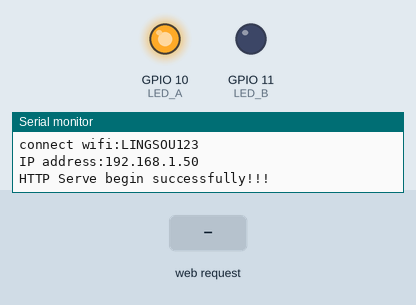
A program run on a simulated ESP32-S3. Parts: output pins drawn as LEDs (lit = HIGH), the last lines printed to the serial monitor. The test bench sets the inputs (shaded band). WiFi joins after 1.5 s; servers stay silent unless stated.

Above: at 2.7 s.
2.8 s: HTTP request GET /update received
At 4.0 s:
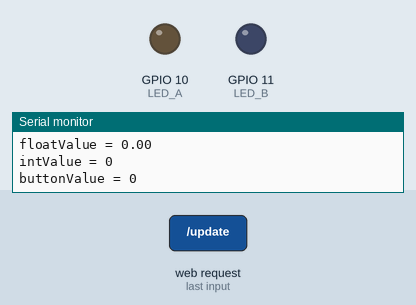
4.3 s: HTTP request GET /update?button=1 received
At 5.2 s:
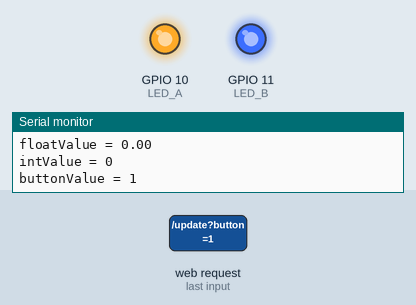
5.8 s: HTTP request GET /update?float=1 received
At 6.3 s:
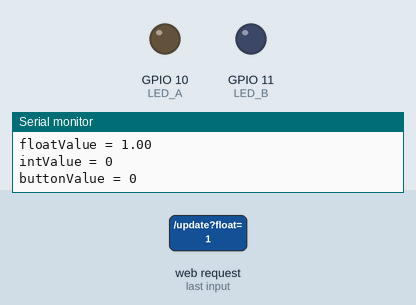
7.3 s: HTTP request GET /update?button=120 received
At 8.7 s:
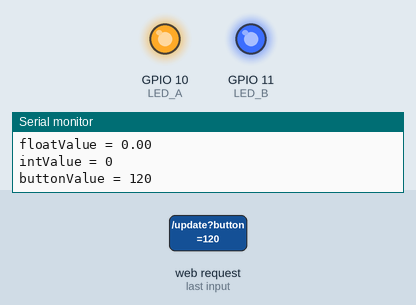
Timing chart, 0 to 9.8 s (numbered marks = the images above; inputs shaded):
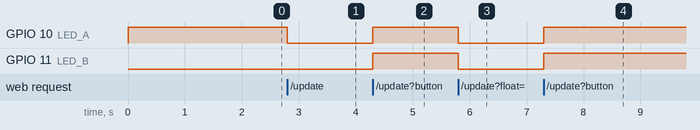

The program:

main.cpp
```cpp
/*
接线说明:该程序应该烧录进合宙的板子中去

程序说明:通过建立一个webServe服务器接受来自客户端的HTTP信息,通过对客户端的信息进行解析得到客户端的某引脚状态,
         根据引脚状态来控制服务器的灯的亮灭状态,实现通过客户端来控制服务器
         当按下客户端的 BOOT 按键时服务器的两颗LED灯关闭,否则灯常亮

注意事项:当该程序只运行一点时,有可能不是他自己的问题,可能是客户端出现问题了,导致服务器无数据可处理,不运行

函数示例:无

作者:灵首

时间:2023_3_20

*/
#include <Arduino.h>
#include <WiFi.h>
#include <WiFiMulti.h>
#include <WebServer.h>

WebServer esp32s3_webServe(80);//实例化一个网页服务的对象
WiFiMulti wifi_multi;  //建立WiFiMulti 的对象,对象名称是 wifi_multi

//通过 ping ipconfig 方法实现找到以下设置参数
IPAddress local_IP(192, 168, 0, 123); // 设置ESP32s3-NodeMCU联网后的IP
IPAddress gateway(192, 168, 0, 1);    // 设置网关IP（通常网关IP是WiFI路由IP）
IPAddress subnet(255, 255, 255, 0);   // 设置子网掩码
IPAddress dns(192,168,0,1);           // 设置局域网DNS的IP（通常局域网DNS的IP是WiFI路由IP）

#define LED_A 10
#define LED_B 11


/*
# brief 连接WiFi的函数
# param 无
# retval 无
*/
void wifi_multi_con(void){
  int i=0;
  while(wifi_multi.run() != WL_CONNECTED){
    delay(1000);
    i++;
    Serial.print(i);
  }

}


/*
# brief 写入自己要连接的WiFi名称及密码,之后会自动连接信号最强的WiFi
# param 无
# retval  无
*/
void wifi_multi_init(void){
  wifi_multi.addAP("LINGSOU123","12345678");
  wifi_multi.addAP("LINGSOU12","12345678");
  wifi_multi.addAP("LINGSOU1","12345678");
  wifi_multi.addAP("LINGSOU234","12345678");   //通过 wifi_multi.addAP() 添加了多个WiFi的信息,当连接时会在这些WiFi中自动搜索最强信号的WiFi连接
}


/*
# brief  处理来自客户端的信息,通过客户端返回的信息找到服务器灯的亮灭信息
# param 无
# retval 无
*/
void handleUpdate(){
  //获取客户端发送的HTTP请求信息中的浮点数,整数以及按键值
  float floatValue = esp32s3_webServe.arg("float").toFloat();
  int intValue = esp32s3_webServe.arg("int").toInt();
  int buttonValue = esp32s3_webServe.arg("button").toInt();

  //发送HTTP响应
  esp32s3_webServe.send(200,"text/plain","Recieved");

  //通过客户端中获取的buttonValue值来设置开发板的LED灯的亮灭
  if(buttonValue == 0){
    digitalWrite(LED_A,0);
    digitalWrite(LED_B,0);
  }
  else{
    digitalWrite(LED_A,1);
    digitalWrite(LED_B,1);
  }

  // 通过串口监视器输出获取到的变量数值
  Serial.print("floatValue = ");  Serial.println(floatValue);
  Serial.print("intValue = ");  Serial.println(intValue);
  Serial.print("buttonValue = ");  Serial.println(buttonValue);
  Serial.print("\n");

}


void esp32s3_webServe_init(){
  esp32s3_webServe.begin();
  esp32s3_webServe.on("/update",handleUpdate);
  Serial.print("HTTP Serve begin successfully!!!\n");
}

void setup() {
  // 启动串口通讯
  Serial.begin(9600);
  Serial.println("");

  //设置LED灯的状态
  pinMode(LED_A,OUTPUT);
  pinMode(LED_B,OUTPUT);
  digitalWrite(LED_A,1);
  digitalWrite(LED_B,0);

  //设置开发板的网络环境
  if(!WiFi.config(local_IP,gateway,subnet)){
    Serial.print("Failed to config the esp32s3 ip!!!");
  }

  //WiFi连接设置
  wifi_multi_init();//储存多个WiFi
  wifi_multi_con();//自动连接WiFi

  //输出连接信息(连接的WIFI名称及开发板的IP地址)
  Serial.print("\nconnect wifi:");
  Serial.print(WiFi.SSID());
  Serial.print("\n");
  Serial.print("\nIP address:");
  Serial.print(WiFi.localIP());
  Serial.print("\n");

  //处理服务器更新函数
  esp32s3_webServe_init();
}

void loop() {
  esp32s3_webServe.handleClient();    //保证服务器一直在工作能接收到来自客户端的信息
}
```

Measured:
- after the input at 2.8 s, GPIO 10 (LED_A): HIGH → LOW at once
- after the input at 4.3 s, GPIO 10 (LED_A), GPIO 11 (LED_B): LOW → HIGH at once
- after the input at 5.8 s, GPIO 10 (LED_A), GPIO 11 (LED_B): HIGH → LOW at once
- after the input at 7.3 s, GPIO 10 (LED_A), GPIO 11 (LED_B): LOW → HIGH at once
